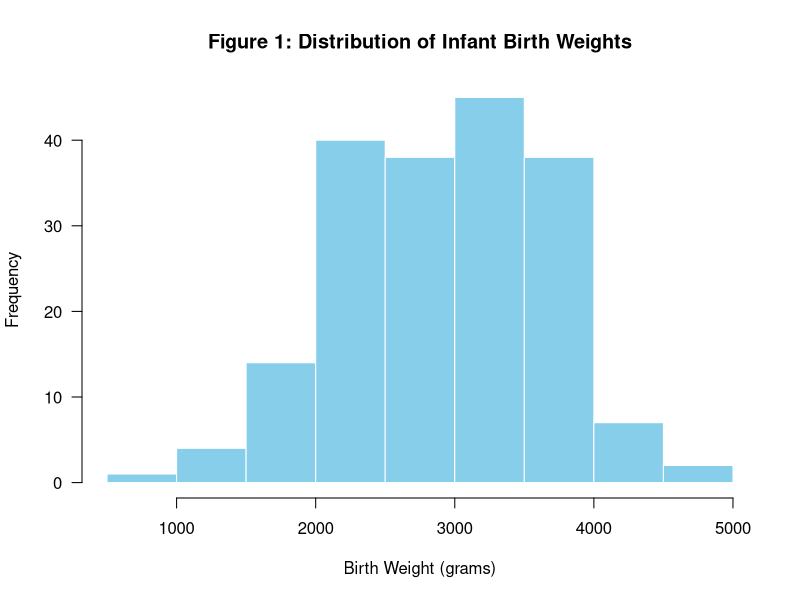
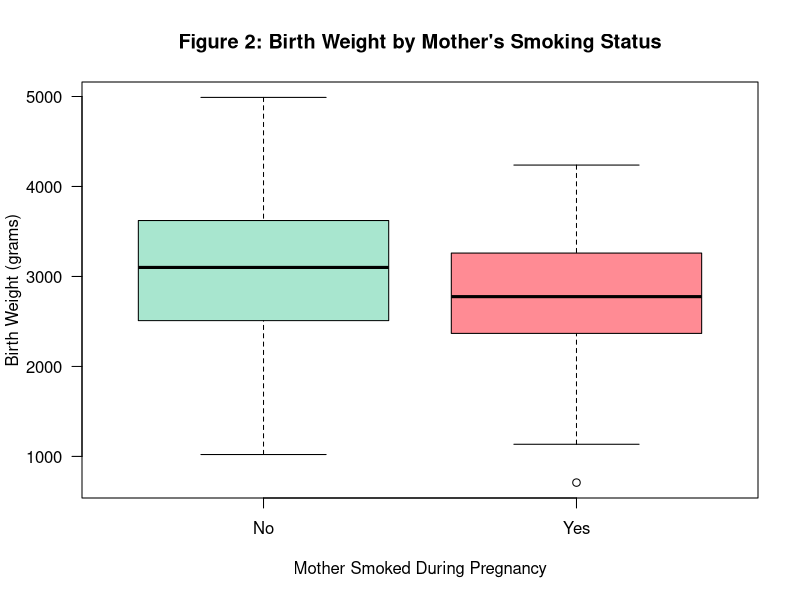
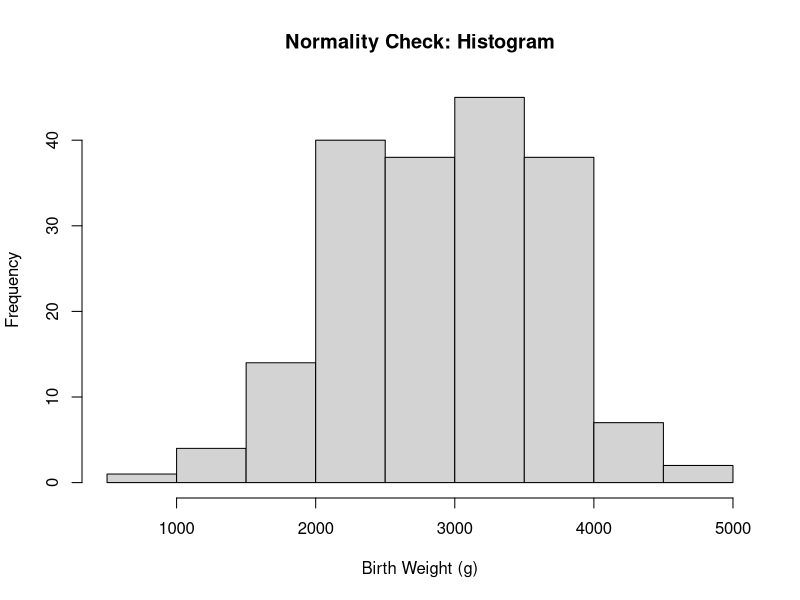
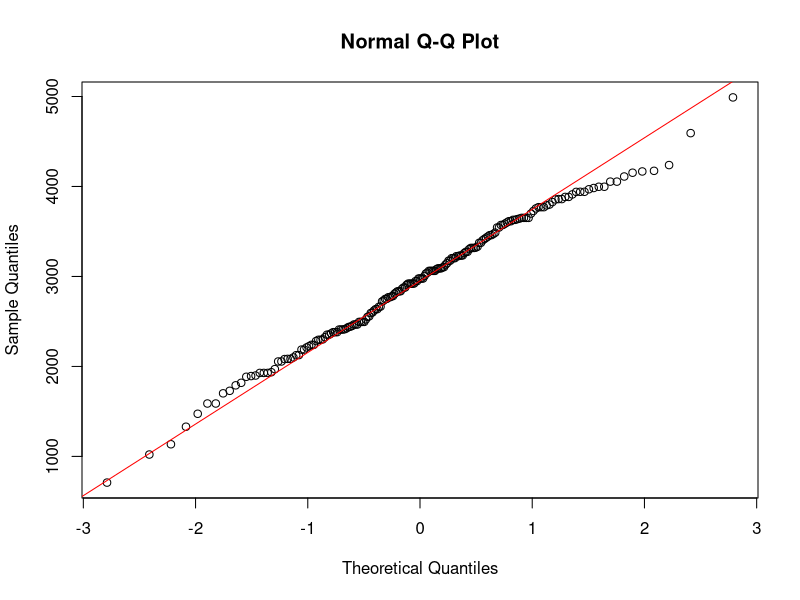

Reproduce these figures in R, in order.
#loading the data
library(MASS)
data("birthwt")
#assigning as df
df<-birthwt
#converting "smoke" from (0,1) to a label(no, yes)
df$smoke<-factor(df$smoke,
                 levels=c(0,1),
                 labels=c("No","Yes"))
head(df)
#Task 3.1
#structure of data frame
str(df)
#first 6 rows
head(df)
#dataset documentation
?birthwt

#Task 3.2
#overall summary
summary(df$bwt)
sd(df$bwt)
IQR(df$bwt)

tapply(df$bwt, df$smoke, mean)     # Mean birth weight by smoking group
tapply(df$bwt, df$smoke, sd)       # Standard deviation by smoking group
tapply(df$bwt, df$smoke, median)   # Median by smoking group
tapply(df$bwt, df$smoke, IQR)      # IQR by smoking group

#Graph1 histogram of birth weight
hist(df$bwt, 
     main = "Figure 1: Distribution of Infant Birth Weights", 
     xlab = "Birth Weight (grams)", 
     ylab = "Frequency", 
     col = "skyblue", 
     border = "white",
     las = 1)

#Graph2 boxplot of birth weight by somking status
boxplot(bwt ~ smoke, data = df, 
        main = "Figure 2: Birth Weight by Mother's Smoking Status", 
        xlab = "Mother Smoked During Pregnancy", 
        ylab = "Birth Weight (grams)", 
        col = c("#a8e6cf", "#ff8b94"),
        las = 1)
#Task 3.3
#histogram and Q-Q plot
hist(df$bwt, main = "Normality Check: Histogram", xlab = "Birth Weight (g)")
qqnorm(df$bwt)
qqline(df$bwt, col = "red")
#t-test
t_test_result <- t.test(df$bwt, mu = 2500, conf.level = 0.95)
#print t test result
print(t_test_result)
